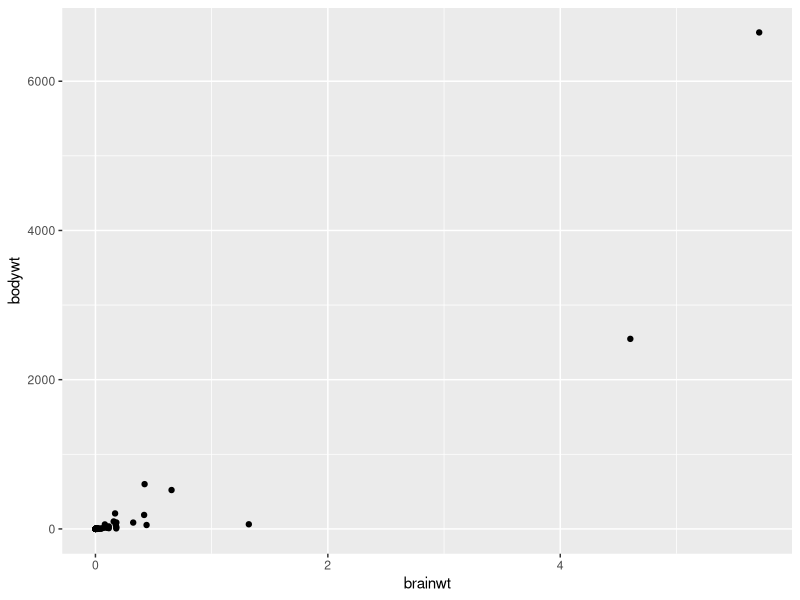
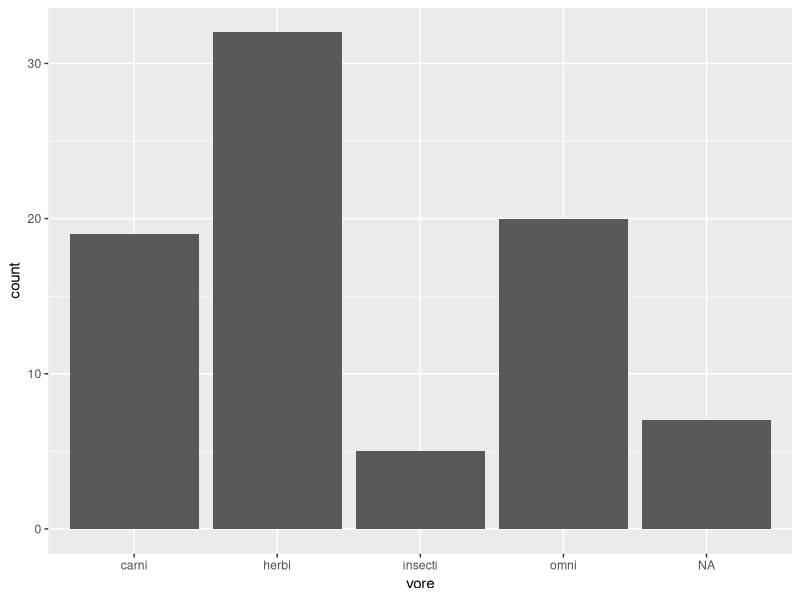
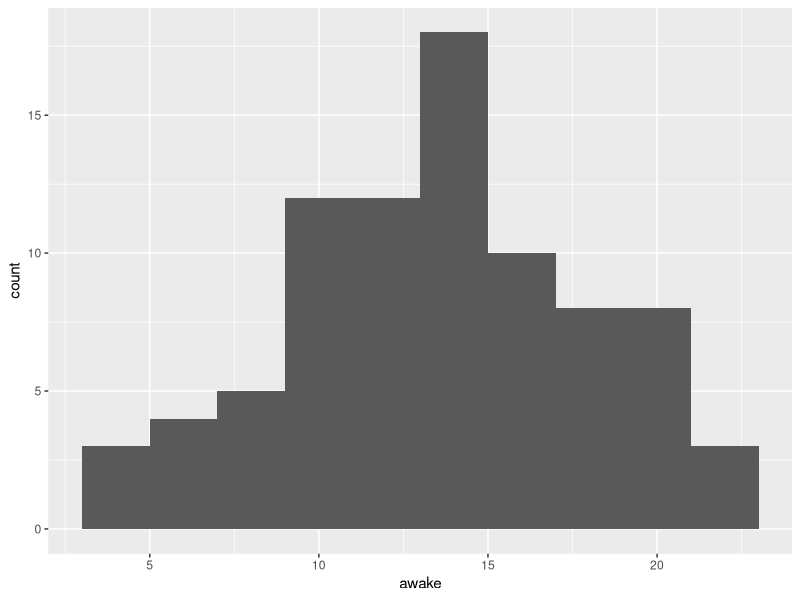
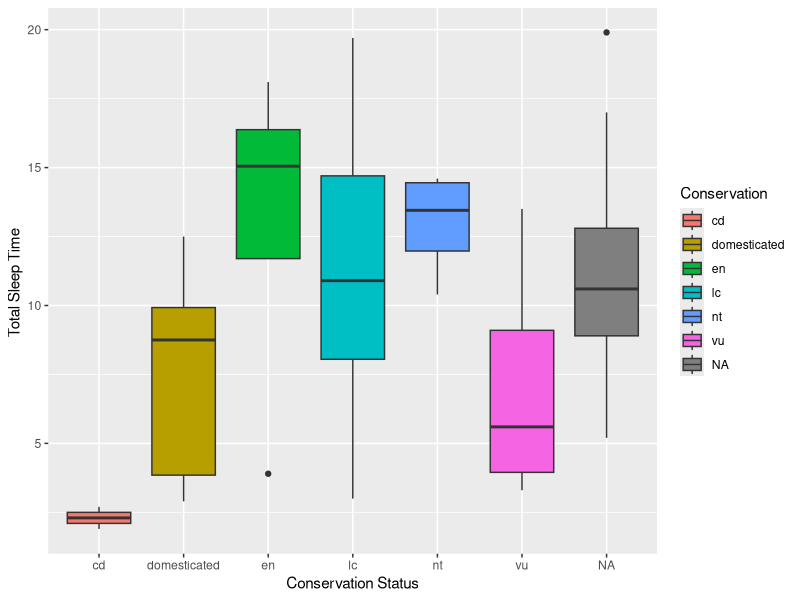

R code for these plots, in order:
## ---- chunk 1
knitr::opts_chunk$set(echo = TRUE, cache = FALSE, fig.width = 6, fig.height = 4)
options(width = 55)
library(tidyverse)
## ---- chunk 2
ggplot(msleep, aes(x = brainwt, y = bodywt)) +
  geom_point()
## ---- chunk 3

## ---- chunk 4
ggplot(msleep, aes(x = vore)) +
  geom_bar()
## ---- chunk 5
ggplot(msleep, aes(x = awake)) +
  geom_histogram(bins = 10)
## ---- chunk 6
ggplot(msleep, aes(x = conservation, y = sleep_total, 
                   fill = conservation)) +
  geom_boxplot() + 
  labs(x = "Conservation Status", 
       y = "Total Sleep Time ", 
       fill = "Conservation ")
## ---- chunk 7
cbPalette <- c("#999999", "#E69F00", "#56B4E9", "#009E73", 
               "#F0E442", "#0072B2", "#D55E00", "#CC79A7")
